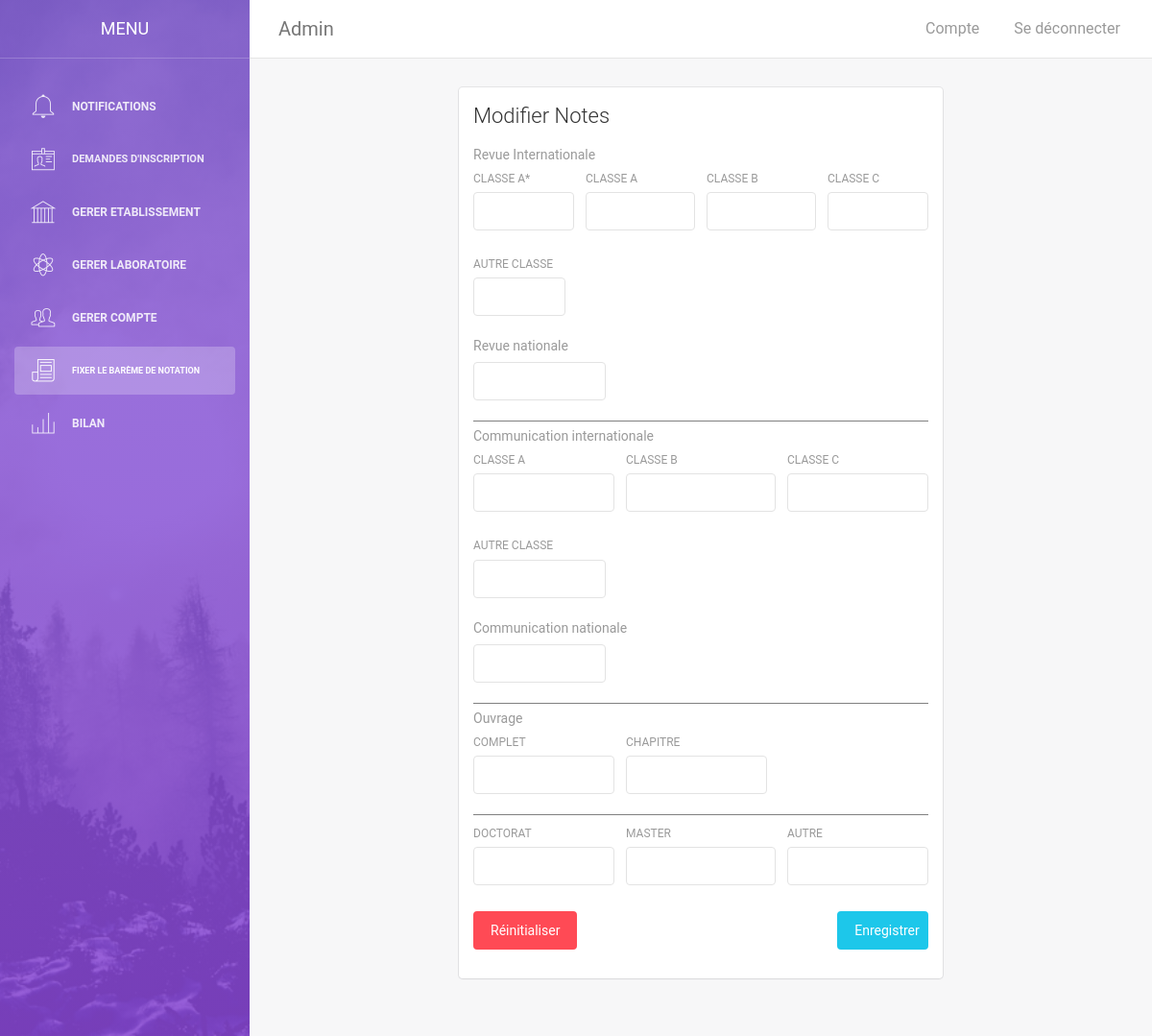
Before: /adminFixerNotation.php (signed in) with the older database file.
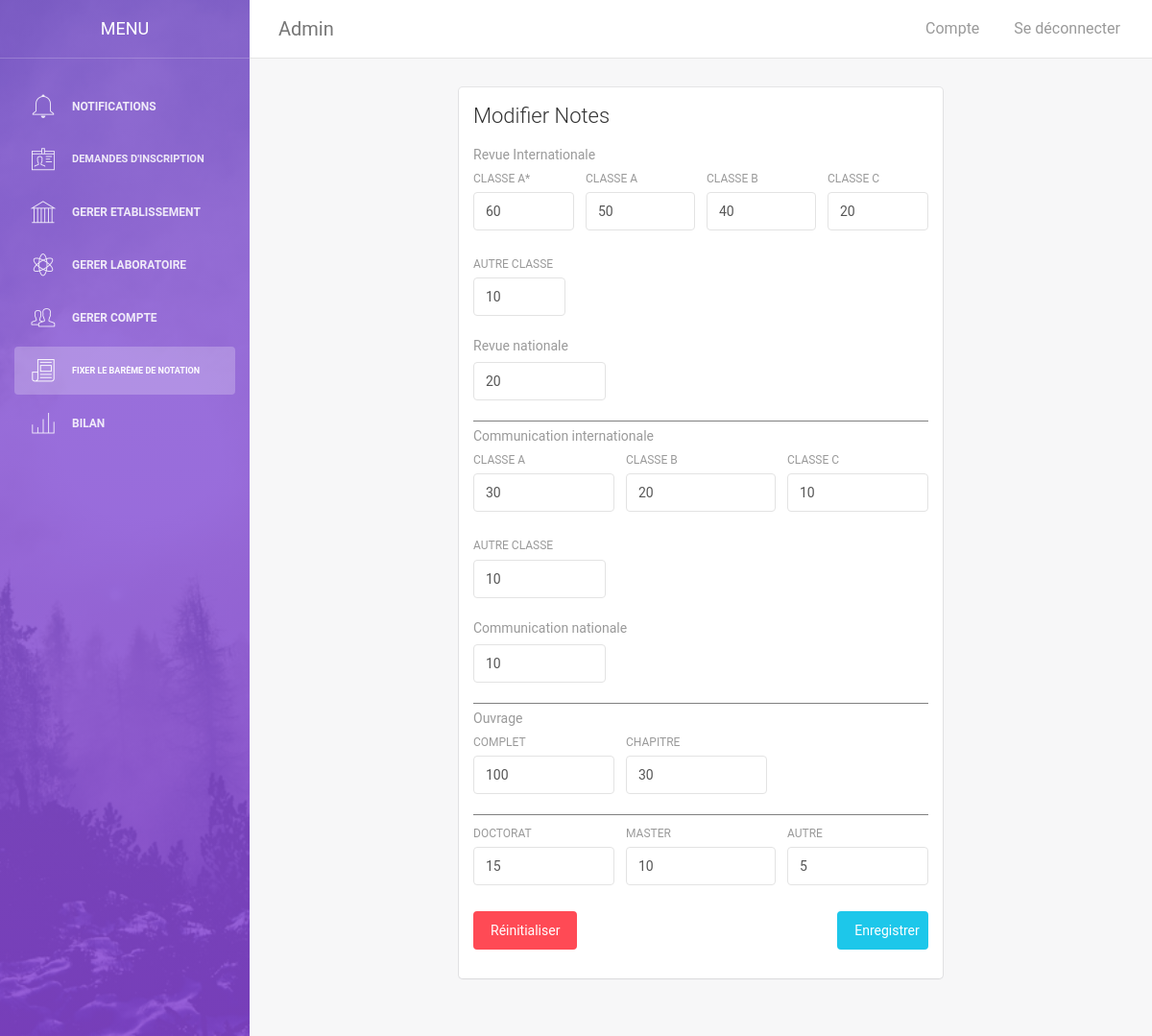
After: the same page with the newer database file.
### tables this page shows
CREATE TABLE `systemenotes` (
  `revueInterAA` int(2) NOT NULL,
  `revueInterA` int(2) NOT NULL,
  `revueInterB` int(2) NOT NULL,
  `revueInterC` int(2) NOT NULL,
  `revueInterAutre` int(2) NOT NULL,
  `revueNat` int(2) NOT NULL,
  `autre` int(2) NOT NULL,
  `comInterA` int(2) NOT NULL,
  `comInterB` int(2) NOT NULL,
  `comInterC` int(2) NOT NULL,
  `comInterAutre` int(2) NOT NULL,
  `comNat` int(2) NOT NULL,
  `chapitreOuvrage` int(2) NOT NULL,
  `ouvrage` int(2) NOT NULL,
  `doctorat` int(2) NOT NULL,
  `master` int(2) NOT NULL,
  `id` int(1) NOT NULL
);

### adminFixerNotation.php (the view, shortened to what the changed rows need)
<?php
    require_once("config.php");
    $sql = "SELECT * FROM systemeNotes WHERE id = '1' ";
    if($result = mysqli_query($db,$sql)){
        $row = mysqli_fetch_array($result);
        $revueInterAA = $row["revueInterAA"];
        $revueInterA = $row["revueInterA"];
        $revueInterB = $row["revueInterB"];
        $revueInterC = $row["revueInterC"];
        $revueInterAutre = $row["revueInterAutre"];
        $revueNat = $row["revueNat"];
        $autre = $row["autre"];
        $comInterA = $row["comInterA"];
        $comInterB = $row["comInterB"];
        $comInterC = $row["comInterC"];
        $comInterAutre = $row["comInterAutre"];
        $comNat = $row["comNat"];
        $chapitreOuvrage = $row["chapitreOuvrage"];
        $ouvrage = $row["ouvrage"];
        $master = $row["master"];
        $doctorat = $row["doctorat"];
    }
?>
<!doctype html>
<html lang="en">
<head>
    <link href="assets/css/bootstrap.min.css" rel="stylesheet" />
    <link href="assets/css/animate.min.css" rel="stylesheet"/>
    <link href="assets/css/light-bootstrap-dashboard.css?v=1.4.0" rel="stylesheet"/>
    <link href="assets/css/demo.css" rel="stylesheet" />
    <link href="assets/css/pe-icon-7-stroke.css" rel="stylesheet" />
    <link rel="stylesheet" href="assets/select/bootstrap-select.min.css">
</head>
<body>
    <div class="main-panel">
        <div style="position:relative; width:60%; left:20%; right:20%;" class="content">
            <div class="container-fluid">
                <div class="card">
                    <div class="content">
                        <form action="" id="mainForm" method="post">
                            <div class="row">
                                <div class="col-md-3">
                                    <div class="form-group">
                                        <label class="inline-label">classe A*</label>
                                        <input min="1" max="1000" onClick="this.select();" value="<?php echo $revueInterAA;?>" class="form-control" type="number" name="revueInterAA" required>
                                    </div>
                                </div>
                                <div class="col-md-3">
                                    <div class="form-group">
                                        <label class="inline-label">classe A</label>
                                        <input min="1" max="1000" onClick="this.select();" value="<?php echo $revueInterA;?>" class="form-control" type="number" name="revueInterA" required>
                                    </div>
                                </div>
                                <div class="col-md-3">
                                    <div class="form-group">
                                        <label class="inline-label">classe b</label>
                                        <input min="1" max="1000" onClick="this.select();" value="<?php echo $revueInterB;?>" class="form-control" type="number" name="revueInterB" required>
                                    </div>
                                </div>
                                <div class="col-md-3">
                                    <div class="form-group">
                                        <label class="inline-label">classe C</label>
                                        <input min="1" max="1000" onClick="this.select();" value="<?php echo $revueInterC;?>" class="form-control" type="number" name="revueInterC" required>
                                    </div>
                                </div>
                            </div>
                            <div class="row">
                                <div class="col-md-3">
                                    <div class="form-group">
                                        <label class="inline-label">autre classe</label>
                                        <input min="1" max="1000" onClick="this.select();" value="<?php echo $revueInterAutre;?>" class="form-control" type="number" name="revueInterAutre" required>
                                    </div>
                                </div>
                            </div>
                            <div class="row">
                                <div class="col-md-4">
                                    <div class="form-group">
                                        <input min="1" max="1000" onClick="this.select();" value="<?php echo $revueNat;?>" class="form-control" type="number" name="revueNat" required>
                                    </div>
                                </div>
                            </div>
                            <div class="row">
                                <div class="col-md-4">
                                    <div class="form-group">
                                        <label class="inline-label">classe a</label>
                                        <input min="1" max="1000" onClick="this.select();" value="<?php echo $comInterA;?>" class="form-control" type="number" name="comInterA" required>
                                    </div>
                                </div>
                                <div class="col-md-4">
                                    <div class="form-group">
                                        <label class="inline-label">classe b</label>
                                        <input min="1" max="1000" onClick="this.select();" value="<?php echo $comInterB;?>" class="form-control" type="number" name="comInterB" required>
                                    </div>
                                </div>
                                <div class="col-md-4">
                                    <div class="form-group">
                                        <label class="inline-label">classe c</label>
                                        <input min="1" max="1000" onClick="this.select();" value="<?php echo $comInterC;?>" class="form-control" type="number" name="comInterC" required>
                                    </div>
                                </div>
                            </div>
                            <div class="row">
                                <div class="col-md-4">
                                    <div class="form-group">
                                        <label class="inline-label">autre classe</label>
                                        <input min="1" max="1000" onClick="this.select();" value="<?php echo $comInterAutre;?>" class="form-control" type="number" name="comInterAutre" required>
                                    </div>
                                </div>
                            </div>
                            <div class="row">
                                <div class="col-md-4">
                                    <div class="form-group">
                                        <input min="1" max="1000" onClick="this.select();" value="<?php echo $comNat;?>" class="form-control" type="number" name="comNat" required>
                                    </div>
                                </div>
                            </div>
                            <div class="row">
                                <div class="col-md-4">
                                    <div class="form-group">
                                        <label class="inline-label">complet</label>
                                        <input min="1" max="1000" onClick="this.select();" value="<?php echo $ouvrage;?>" class="form-control" type="number" name="ouvrage" required>
                                    </div>
                                </div>
                                <div class="col-md-4">
                                    <div class="form-group">
                                        <label class="inline-label">chapitre</label>
                                        <input min="1" max="1000" onClick="this.select();" value="<?php echo $chapitreOuvrage;?>" class="form-control" type="number" name="chapitreOuvrage" required>
                                    </div>
                                </div>
                            </div>
                            <div class="row">
                                <div class="col-md-4">
                                    <div class="form-group">
                                    <label for="">doctorat</label>
                                    <input min="1" max="1000" onClick="this.select();" value="<?php echo $doctorat;?>" class="form-control" type="number" name="doctorat" required>
                                    </div>
                                </div>
                                <div class="col-md-4">
                                    <div class="form-group">
                                    <label for="">master</label>
                                    <input min="1" max="1000" onClick="this.select();" value="<?php echo $master;?>" class="form-control" type="number" name="master" required>
                                    </div>
                                </div>
                                <div class="col-md-4">
                                    <div class="form-group">
                                    <label for="">autre</label>
                                    <input min="1" max="1000" onClick="this.select();" value="<?php echo $autre;?>" class="form-control" type="number" name="autre" required>
                                    </div>
                                </div>
                            </div>
                        </form>
                    </div>
                </div>
            </div>
        </div>
    </div>
</body>
</html>

Changed rows visible on the page:
added systemenotes: revueInterAA "60", revueInterA "50", revueInterB "40", revueInterC "20", revueInterAutre "10", revueNat "20", comInterA "30", comInterB "20", comInterC "10", comInterAutre "10", comNat "10", ouvrage "100", chapitreOuvrage "30", doctorat "15", master "10", autre "5"
